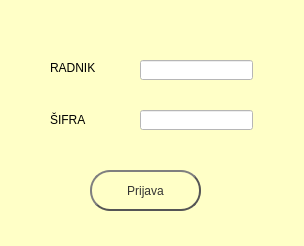
<?xml version="1.0" encoding="UTF-8"?>
<ui version="4.0">
 <class>MainWindow</class>
 <widget class="QMainWindow" name="MainWindow">
  <property name="geometry">
   <rect>
    <x>0</x>
    <y>0</y>
    <width>304</width>
    <height>246</height>
   </rect>
  </property>
  <property name="minimumSize">
   <size>
    <width>304</width>
    <height>246</height>
   </size>
  </property>
  <property name="maximumSize">
   <size>
    <width>304</width>
    <height>246</height>
   </size>
  </property>
  <property name="windowTitle">
   <string>&quot;Van Reda&quot;</string>
  </property>
  <property name="windowIcon">
   <iconset>
    <normaloff>ikonaframe.png</normaloff>ikonaframe.png</iconset>
  </property>
  <property name="styleSheet">
   <string notr="true">background-color: rgb(255, 255, 199);</string>
  </property>
  <widget class="QWidget" name="centralwidget">
   <widget class="QLabel" name="label">
    <property name="geometry">
     <rect>
      <x>50</x>
      <y>60</y>
      <width>61</width>
      <height>16</height>
     </rect>
    </property>
    <property name="styleSheet">
     <string notr="true">font: 12pt &quot;Franklin Gothic Medium&quot;;</string>
    </property>
    <property name="text">
     <string>RADNIK</string>
    </property>
   </widget>
   <widget class="QLabel" name="label_2">
    <property name="geometry">
     <rect>
      <x>50</x>
      <y>110</y>
      <width>61</width>
      <height>20</height>
     </rect>
    </property>
    <property name="styleSheet">
     <string notr="true">font: 12pt &quot;Franklin Gothic Medium&quot;;</string>
    </property>
    <property name="text">
     <string>ŠIFRA</string>
    </property>
   </widget>
   <widget class="QLineEdit" name="lineEdit">
    <property name="geometry">
     <rect>
      <x>140</x>
      <y>60</y>
      <width>113</width>
      <height>20</height>
     </rect>
    </property>
    <property name="styleSheet">
     <string notr="true">background-color: rgb(255, 255, 255);</string>
    </property>
   </widget>
   <widget class="QLineEdit" name="lineEdit_2">
    <property name="geometry">
     <rect>
      <x>140</x>
      <y>110</y>
      <width>113</width>
      <height>20</height>
     </rect>
    </property>
    <property name="maximumSize">
     <size>
      <width>113</width>
      <height>16777215</height>
     </size>
    </property>
    <property name="styleSheet">
     <string notr="true">background-color: rgb(255, 255, 255);</string>
    </property>
   </widget>
   <widget class="QPushButton" name="pushButton">
    <property name="geometry">
     <rect>
      <x>90</x>
      <y>170</y>
      <width>111</width>
      <height>41</height>
     </rect>
    </property>
    <property name="styleSheet">
     <string notr="true">QPushButton {
	font: 14pt &quot;Franklin Gothic Medium&quot;;
    color: #333;
    border: 2px solid #555;
    border-radius: 20px;
    border-style: outset;
    background: qradialgradient(
        cx: 0.3, cy: -0.4, fx: 0.3, fy: -0.4,
        radius: 1.35, stop: 0 #fff, stop: 1 #888
        );
    padding: 5px;
    }

QPushButton:hover {
    background: qradialgradient(
        cx: 0.3, cy: -0.4, fx: 0.3, fy: -0.4,
        radius: 1.35, stop: 0 #fff, stop: 1 #bbb
        );
    }

QPushButton:pressed {
    border-style: inset;
    background: qradialgradient(
        cx: 0.4, cy: -0.1, fx: 0.4, fy: -0.1,
        radius: 1.35, stop: 0 #fff, stop: 1 #ddd
        );
    }</string>
    </property>
    <property name="text">
     <string>Prijava</string>
    </property>
   </widget>
  </widget>
  <widget class="QStatusBar" name="statusbar"/>
 </widget>
 <resources/>
 <connections/>
</ui>
